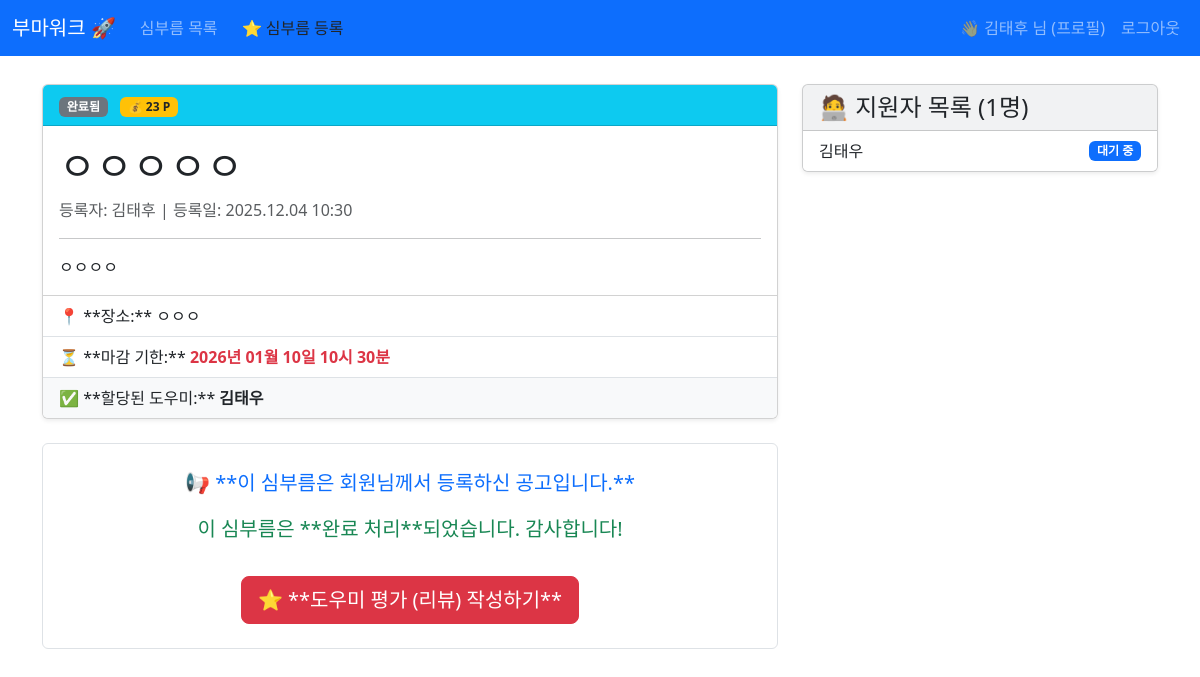
Page /task/2/ (signed in) on the committed database.
### core/models.py (models this page shows, shortened)
class Task(models.Model):
    STATUS_CHOICES = [
        ('open', '모집 중'),
        ('assigned', '진행 중'),
        ('completed', '완료됨'),
        ('expired', '마감됨'),
    ]
    GENDER_CHOICES = [
        ('A', '성별 무관'), # All
        ('M', '남성'),     # Male
        ('F', '여성'),     # Female
    ]
    title = models.CharField(max_length=100, verbose_name="제목")
    content = models.TextField(verbose_name="상세 내용")
    reward_points = models.IntegerField(verbose_name="요구 재화(포인트)")
    location = models.CharField(max_length=200, verbose_name="심부름 위치")
    status = models.CharField(max_length=10, choices=STATUS_CHOICES, default='open', verbose_name="상태")
    required_gender = models.CharField(
        max_length=1,
        choices=GENDER_CHOICES,
        default='A',
        verbose_name="필수 성별 조건"
    )
    min_rating_required = models.IntegerField(
        default=0,
        choices=[(i, f'{i}점 이상') for i in range(6)], # 0점은 조건 없음
        verbose_name="최소 별점 조건"
    )
    created_at = models.DateTimeField(auto_now_add=True, verbose_name="등록일")
    due_date = models.DateTimeField(verbose_name="마감 기한")
    registrant = models.ForeignKey(User, on_delete=models.CASCADE, related_name='registered_tasks', verbose_name="등록자")
    assigned_to = models.ForeignKey(User, on_delete=models.SET_NULL, related_name='assigned_tasks', null=True, blank=True, verbose_name="할당된 도우미")
    class Meta:
        ordering = ['-created_at']

class TaskApplication(models.Model):
    task = models.ForeignKey(Task, on_delete=models.CASCADE, related_name='applications', verbose_name="심부름 공고")
    applicant = models.ForeignKey(User, on_delete=models.CASCADE, related_name='applied_tasks', verbose_name="지원자")
    APPLICATION_STATUS_CHOICES = [
        ('pending', '대기 중'),
        ('accepted', '수락됨'),
        ('rejected', '거절됨'),
    ]
    status = models.CharField(max_length=10, choices=APPLICATION_STATUS_CHOICES, default='pending', verbose_name="지원 상태")
    applied_at = models.DateTimeField(auto_now_add=True, verbose_name="지원 시간")
    class Meta:
        unique_together = ('task', 'applicant')

### core/views.py (the view)
# urls.py: path('task/<int:pk>/', views.task_detail, name='task_detail'),
def task_detail(request, pk):
    task = get_object_or_404(Task, pk=pk)
    has_applied = False
    if request.user.is_authenticated:
        has_applied = TaskApplication.objects.filter(task=task, applicant=request.user).exists()
    applications = TaskApplication.objects.filter(task=task).select_related('applicant__userprofile')
    review_possible = False
    if task.status == 'completed' and task.registrant == request.user and not hasattr(task, 'review'):
        review_possible = True
    context = {
        'task': task,
        'has_applied': has_applied,
        'applications': applications,
        'is_registrant': task.registrant == request.user,
        'review_possible': review_possible,
    }
    return render(request, 'core/task_detail.html', context)

### core/templates/core/task_detail.html (shortened to what this page needs)
{% extends 'base.html' %}
{% block content %}
    <div class="row">
        <div class="col-lg-8">
            <div class="card shadow-sm mb-4">
                <div class="card-header bg-info text-white">
                    <span class="badge bg-secondary me-2">{{ task.get_status_display }}</span>
                    <span class="badge bg-warning text-dark">💰 {{ task.reward_points }} P</span>
                </div>
                <div class="card-body">
                    <h1 class="card-title">{{ task.title }}</h1>
                    <p class="text-muted">등록자: {{ task.registrant.username }} | 등록일: {{ task.created_at|date:"Y.m.d H:i" }}</p>
                    <hr>
                    <p class="card-text">{{ task.content|linebreaksbr }}</p>
                </div>
                <ul class="list-group list-group-flush">
                    <li class="list-group-item">📍 **장소:** {{ task.location }}</li>
                    <li class="list-group-item">⏳ **마감 기한:** <strong class="text-danger">{{ task.due_date|date:"Y년 m월 d일 H시 i분" }}</strong></li>
                    {% if task.assigned_to %}
                        <li class="list-group-item bg-light">✅ **할당된 도우미:** <strong>{{ task.assigned_to.username }}</strong></li>
                    {% endif %}
                </ul>
                </div>
            <div class="text-center mb-5 p-4 border rounded">
                {% if user.is_authenticated %}
                    {% if is_registrant %}
                        <p class="lead text-primary">📢 **이 심부름은 회원님께서 등록하신 공고입니다.**</p>
                        {% if task.status == 'assigned' %}
                            <form method="post" action="{% url 'task_complete' pk=task.pk %}">
                                {% csrf_token %}
                                <button type="submit" class="btn btn-warning btn-lg">✅ 심부름 완료 처리 및 포인트 지급</button>
                            </form>
                        {% elif task.status == 'completed' %}
                            <p class="text-success lead">이 심부름은 **완료 처리**되었습니다. 감사합니다!</p>
                            {% if review_possible %}
                                <a href="{% url 'task_review' pk=task.pk %}" class="btn btn-danger btn-lg mt-3">⭐️ **도우미 평가 (리뷰) 작성하기**</a>
                            {% endif %}
                            {% elif task.status == 'open' %}
                            <p>아래 지원자 목록에서 도우미를 선택하여 할당할 수 있습니다. (현재 MVP에서는 수동으로 관리자 페이지에서 할당 가능)</p>
                        {% endif %}
                    {% elif task.status == 'open' %}
                        {% if has_applied %}
                            <button class="btn btn-warning btn-lg" disabled>이미 지원 완료 (대기 중)</button>
                        {% else %}
                            <a href="{% url 'task_apply' pk=task.pk %}" class="btn btn-success btn-lg">✨ 심부름 지원하기 ({{ task.reward_points }} P 보상)</a>
                        {% endif %}
                    {% elif task.status != 'open' %}
                        <button class="btn btn-danger btn-lg" disabled>🚫 현재 지원 불가능 상태입니다.</button>
                    {% endif %}
                {% else %}
                    <p class="lead">심부름에 지원하려면 <a href="{% url 'login' %}">로그인</a>이 필요합니다.</p>
                {% endif %}
            </div>
        </div>
        <div class="col-lg-4">
            {% if is_registrant %}
            <div class="card bg-light shadow-sm">
                <div class="card-header h4">🧑‍💻 지원자 목록 ({{ applications.count }}명)</div>
                <ul class="list-group list-group-flush">
                    {% for app in applications %}
                        <li class="list-group-item d-flex justify-content-between align-items-center">
                            {{ app.applicant.username }}
                            {% if app.status == 'pending' %}
                                <span class="badge bg-primary">대기 중</span>
                            {% elif app.status == 'accepted' %}
                                <span class="badge bg-success">수락됨</span>
                            {% endif %}
                            </li>
                    {% empty %}
                        <li class="list-group-item text-center text-muted">아직 지원자가 없습니다.</li>
                    {% endfor %}
                </ul>
            </div>
            {% endif %}
        </div>
    </div>
{% endblock %}

### core/templates/base.html (shortened to what this page needs)
<!DOCTYPE html>
<html lang="ko">
<head>
    <link href="https://cdn.jsdelivr.net/npm/bootstrap@5.3.3/dist/css/bootstrap.min.css" rel="stylesheet">
</head>
<body>
    <nav class="navbar navbar-expand-md navbar-dark bg-primary fixed-top">
        <div class="container-fluid">
            <a class="navbar-brand" href="{% url 'home' %}">부마워크 🚀</a>
            <div class="collapse navbar-collapse">
                <ul class="navbar-nav me-auto mb-2 mb-md-0">
                    <li class="nav-item"><a class="nav-link" href="{% url 'home' %}">심부름 목록</a></li>
                    {% if user.is_authenticated %}
                        <li class="nav-item"><a class="nav-link btn btn-sm btn-warning text-dark mx-2" href="{% url 'task_create' %}">⭐ 심부름 등록</a></li>
                    {% endif %}
                </ul>
                <ul class="navbar-nav">
                    {% if user.is_authenticated %}
                        <li class="nav-item"><a class="nav-link" href="{% url 'profile' %}">
                            👋 {{ user.username }} 님 (프로필)
                        </a></li>
                        <li class="nav-item">
                            <form method="post" action="{% url 'logout' %}">
                            <button type="submit" class="btn btn-link nav-link">로그아웃</button>
                            </form>
                        </li>
                    {% else %}
                        <li class="nav-item"><a class="nav-link" href="{% url 'signup' %}">회원가입</a></li>
                        <li class="nav-item"><a class="nav-link" href="{% url 'login' %}">로그인</a></li>
                    {% endif %}
                </ul>
            </div>
        </div>
    </nav>
    <div class="container mt-4">
        {% block content %}{% endblock %}
    </div>
</body>
</html>

### core/templates/base.html (style rules this page uses)
body { padding-top: 60px; }

### rows in the picture
Task: status "완료됨", reward_points "23", title "ㅇㅇㅇㅇㅇ", registrant.username "김태후", created_at "2025.12.04 10:30", content "ㅇㅇㅇㅇ", location "ㅇㅇㅇ", due_date "2026년 01월 10일 10시 30분", assigned_to.username "김태우"
TaskApplication: applicant.username "김태우", status "대기 중"

### other values in the picture
{{ user.username }} "김태후"
{{ applications.count }} "1"
